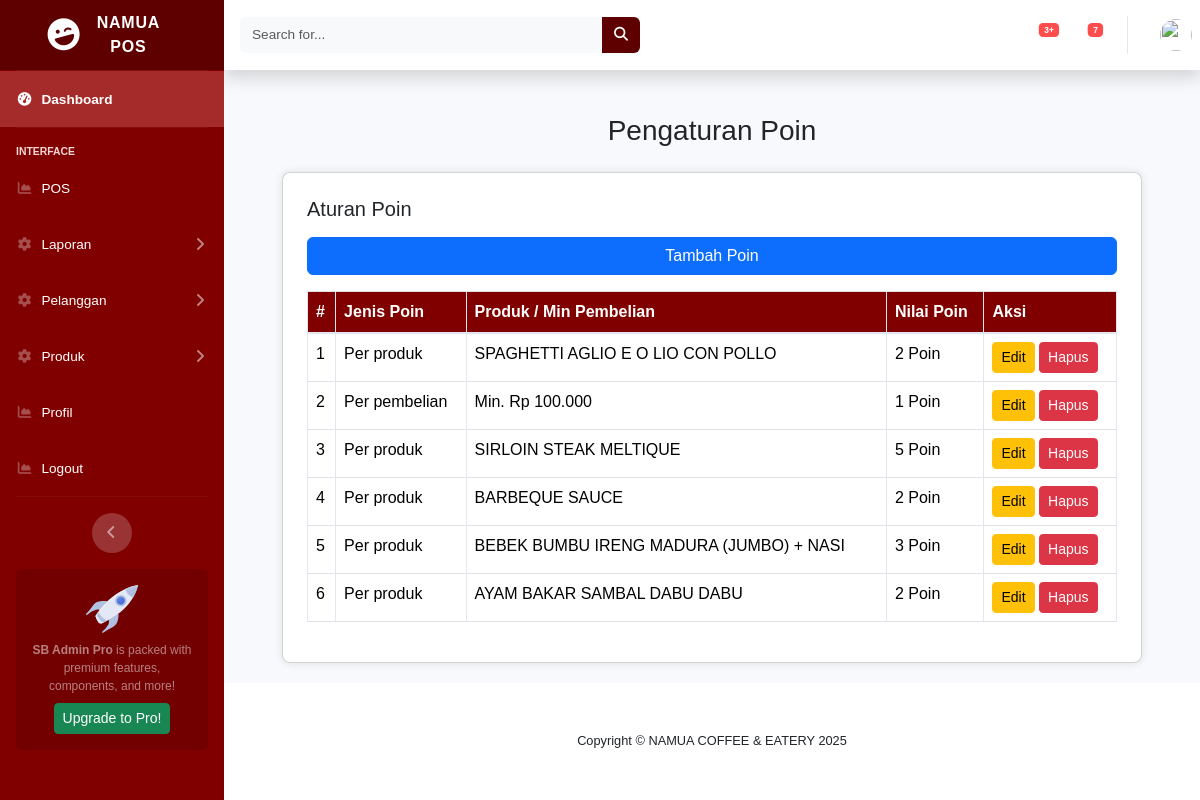
/index.php/poin, run on the app's committed database.
### tables this page shows
CREATE TABLE `pr_poin`  (
  `id` int(11) NOT NULL AUTO_INCREMENT,
  `jenis_point` enum('per_produk','per_pembelian') NOT NULL,
  `produk_id` int(11) NULL DEFAULT NULL,
  `min_pembelian` decimal(10, 2) NULL DEFAULT NULL,
  `nilai_point` int(11) NOT NULL,
  `kedaluwarsa_hari` int(11) NULL DEFAULT NULL,
  `created_at` datetime(0) NULL DEFAULT current_timestamp(0),
  `updated_at` datetime(0) NULL DEFAULT current_timestamp(0) ON UPDATE CURRENT_TIMESTAMP(0),
  PRIMARY KEY (`id`) USING BTREE
);

CREATE TABLE `pr_produk`  (
  `id` int(11) NOT NULL AUTO_INCREMENT,
  `nama_produk` varchar(255) NOT NULL,
  `sku` varchar(50) NOT NULL,
  `deskripsi` text NULL,
  `kategori_id` int(11) NULL DEFAULT NULL,
  `satuan` varchar(50) NULL DEFAULT NULL,
  `hpp` decimal(10, 2) NULL DEFAULT NULL,
  `harga_jual` decimal(10, 2) NULL DEFAULT NULL,
  `monitor_persediaan` int(1) NULL DEFAULT 1,
  `tampil` int(1) NULL DEFAULT 1,
  `foto` varchar(255) NULL DEFAULT NULL,
  `created_at` datetime(0) NULL DEFAULT current_timestamp(0),
  `updated_at` datetime(0) NULL DEFAULT current_timestamp(0) ON UPDATE CURRENT_TIMESTAMP(0),
  PRIMARY KEY (`id`) USING BTREE,
  INDEX `kategori_id`(`kategori_id`) USING BTREE,
  CONSTRAINT `pr_produk_ibfk_1` FOREIGN KEY (`kategori_id`) REFERENCES `pr_kategori` (`id`) ON DELETE RESTRICT ON UPDATE RESTRICT
);

### application/controllers/Poin.php (called while the page is built, shortened)
<?php
class Poin extends CI_Controller {
    public function __construct() {
        $this->load->model('Poin_model');
    }
    public function index() {
        $data['title'] = 'Daftar Poin';
        $data['poin'] = $this->Poin_model->get_all_poin();
        $data['produk'] = $this->db->get('pr_produk')->result_array();
        $this->load->view("templates/header", $data);
        $this->load->view('poin/index', $data);
        $this->load->view("templates/footer");
    }
}

### index.php (called while the page is built, shortened)
<?php
require_once BASEPATH.'core/CodeIgniter.php';

### application/models/Poin_model.php (called while the page is built, shortened)
<?php
class Poin_model extends CI_Model {
    public function get_all_poin() {
        $this->db->select('pr_poin.*, pr_produk.nama_produk');
        $this->db->join('pr_produk', 'pr_produk.id = pr_poin.produk_id', 'left');
        return $this->db->get('pr_poin')->result_array();
    }
}

### application/views/poin/index.php (the view, shortened to what this page needs)
<!DOCTYPE html>
<html lang="id">
<head>
    <link rel="stylesheet" href="<?= base_url('assets/css/bootstrap.min.css') ?>">
    <link href="https://cdnjs.cloudflare.com/ajax/libs/select2/4.0.13/css/select2.min.css" rel="stylesheet" />
</head>
<body>
<div class="container">
    <h3 class="text-center mb-4">Pengaturan Poin</h3>
    <div class="card p-4">
        <h5 class="mb-3">Aturan Poin</h5>
        <button class="btn btn-primary mb-3" data-toggle="modal" data-target="#modalTambahPoin">Tambah Poin</button>
        <table class="table table-bordered">
            <thead>
                <tr>
                    <th>#</th>
                    <th>Jenis Poin</th>
                    <th>Produk / Min Pembelian</th>
                    <th>Nilai Poin</th>
                    <th>Aksi</th>
                </tr>
            </thead>
            <tbody>
                <?php foreach ($poin as $index => $row): ?>
                <tr>
                    <td><?= $index + 1 ?></td>
                    <td><?= ucfirst(str_replace('_', ' ', $row['jenis_point'])) ?></td>
                    <td>
                        <?php if ($row['jenis_point'] == 'per_produk'): ?>
                            <?= $row['nama_produk'] ?>
                        <?php else: ?>
                            Min. Rp <?= number_format($row['min_pembelian'], 0, ',', '.') ?>
                        <?php endif; ?>
                    </td>
                    <td><?= $row['nilai_point'] ?> Poin</td>
                    <td>
                        <button class="btn btn-warning btn-sm edit-poin"
                            data-id="<?= $row['id'] ?>"
                            data-jenis="<?= $row['jenis_point'] ?>"
                            data-produk="<?= $row['produk_id'] ?>"
                            data-min="<?= $row['min_pembelian'] ?>"
                            data-nilai="<?= $row['nilai_point'] ?>">
                            Edit
                        </button>
                        <button class="btn btn-danger btn-sm hapus-poin" data-id="<?= $row['id'] ?>">Hapus</button>
                    </td>
                </tr>
                <?php endforeach; ?>
            </tbody>
        </table>
    </div>
</div>
</body>
</html>

### assets/css/custom.css (style rules this page uses)
:root { --primary: #800000; --primary-hover: #660000; --primary-light: #a52a2a; --text-light: #fff; }
.btn-primary { background-color: var(--primary); border-color: var(--primary); color: var(--text-light); }
.card-header, .table thead th { background-color: var(--primary); color: var(--text-light); }

### assets/css/maroon-theme.css (style rules this page uses)
:root { --maroon: #800000; --maroon-dark: #5e0000; --maroon-light: #a52a2a; }
.card { border: none; border-radius: 10px; }

### application/views/poin/index.php (style rules this page uses)
body { background-color: #f8f9fa; font-family: 'Arial', sans-serif; }
.container { max-width: 900px; margin: auto; padding: 20px; }
.card { border-radius: 8px; box-shadow: 0px 0px 10px rgba(0, 0, 0, 0.1); }

### data on the page
pr_poin: jenis_point "Per produk", pr_produk.nama_produk "SPAGHETTI AGLIO E O LIO CON POLLO", nilai_point "2"
pr_poin: jenis_point "Per pembelian", min_pembelian "100.000", nilai_point "1"
pr_poin: jenis_point "Per produk", pr_produk.nama_produk "SIRLOIN STEAK MELTIQUE", nilai_point "5"
pr_poin: jenis_point "Per produk", pr_produk.nama_produk "BARBEQUE SAUCE", nilai_point "2"
pr_poin: jenis_point "Per produk", pr_produk.nama_produk "BEBEK BUMBU IRENG MADURA (JUMBO) + NASI", nilai_point "3"
pr_poin: jenis_point "Per produk", pr_produk.nama_produk "AYAM BAKAR SAMBAL DABU DABU", nilai_point "2"
